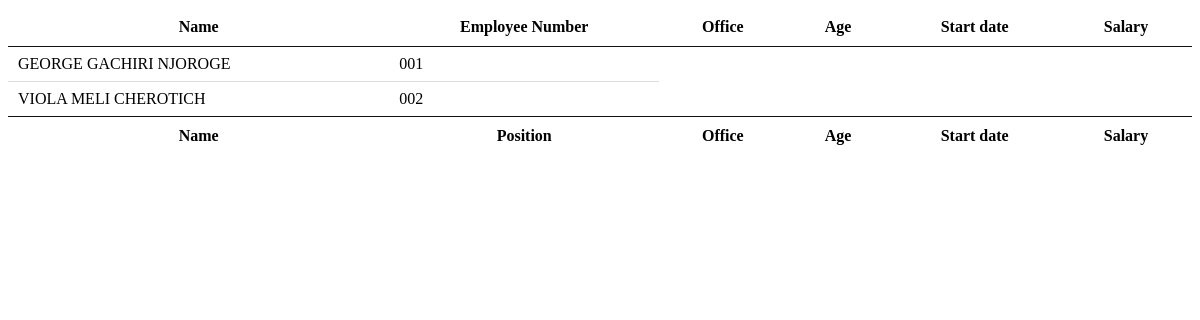
/calculate_pay.php, run on the app's committed database.
### tables this page shows
CREATE TABLE IF NOT EXISTS `employee` (
  `id` int(11) NOT NULL,
  `employee_no` varchar(60) NOT NULL,
  `first_name` varchar(20) NOT NULL,
  `second_name` varchar(20) NOT NULL,
  `last_name` varchar(20) NOT NULL,
  `id_no` int(15) NOT NULL,
  `employee_rank` varchar(20) NOT NULL,
  `acount_no` varchar(60) NOT NULL,
  `bank_name` varchar(25) NOT NULL,
  `phone_no` int(20) NOT NULL,
  `email_adress` varchar(50) NOT NULL,
  `gender` varchar(20) NOT NULL,
  `date_of_birth` varchar(20) NOT NULL,
  `place_of_residence` varchar(220) NOT NULL,
  `religion` varchar(20) NOT NULL,
  `password` varchar(60) NOT NULL,
  `status` varchar(60) NOT NULL
);

### calculate_pay.php (the view, shortened to what this page needs)
<?php
    $db_host = 'localhost';
    $db_user = 'root';
    $db_pass = '';
    $db_name = 'payroll';
    $conn = mysqli_connect($db_host, $db_user, $db_pass, $db_name);
    $sql = 'SELECT first_name, second_name, last_name, employee_no FROM employee';
    $query = mysqli_query($conn, $sql);
?>
<!DOCTYPE html>
<html>
<head>
    <link rel="stylesheet" href="datatables.min.css"/>
</head>
<body>
  <table id="example" class="display" style="width:100%">
        <thead>
            <tr>
                <th>Name</th>
                <th>Employee Number</th>
                <th>Office</th>
                <th>Age</th>
                <th>Start date</th>
                <th>Salary</th>
            </tr>
        </thead>
        <tbody>
            <?php
              while ($row = mysqli_fetch_array($query))
              {
                echo '<tr>
                        <td>'.$row['first_name'].' '.$row['second_name'].' '.$row['last_name'].'</td>
                        <td>'.$row['employee_no'].'</td>
                      </tr>';
              }
              ?>
        </tbody>
        <tfoot>
            <tr>
                <th>Name</th>
                <th>Position</th>
                <th>Office</th>
                <th>Age</th>
                <th>Start date</th>
                <th>Salary</th>
            </tr>
        </tfoot>
    </table>
</body>
</html>

### data on the page
employee: first_name "GEORGE", second_name "GACHIRI", last_name "NJOROGE", employee_no "001"
employee: first_name "VIOLA", second_name "MELI", last_name "CHEROTICH", employee_no "002"
